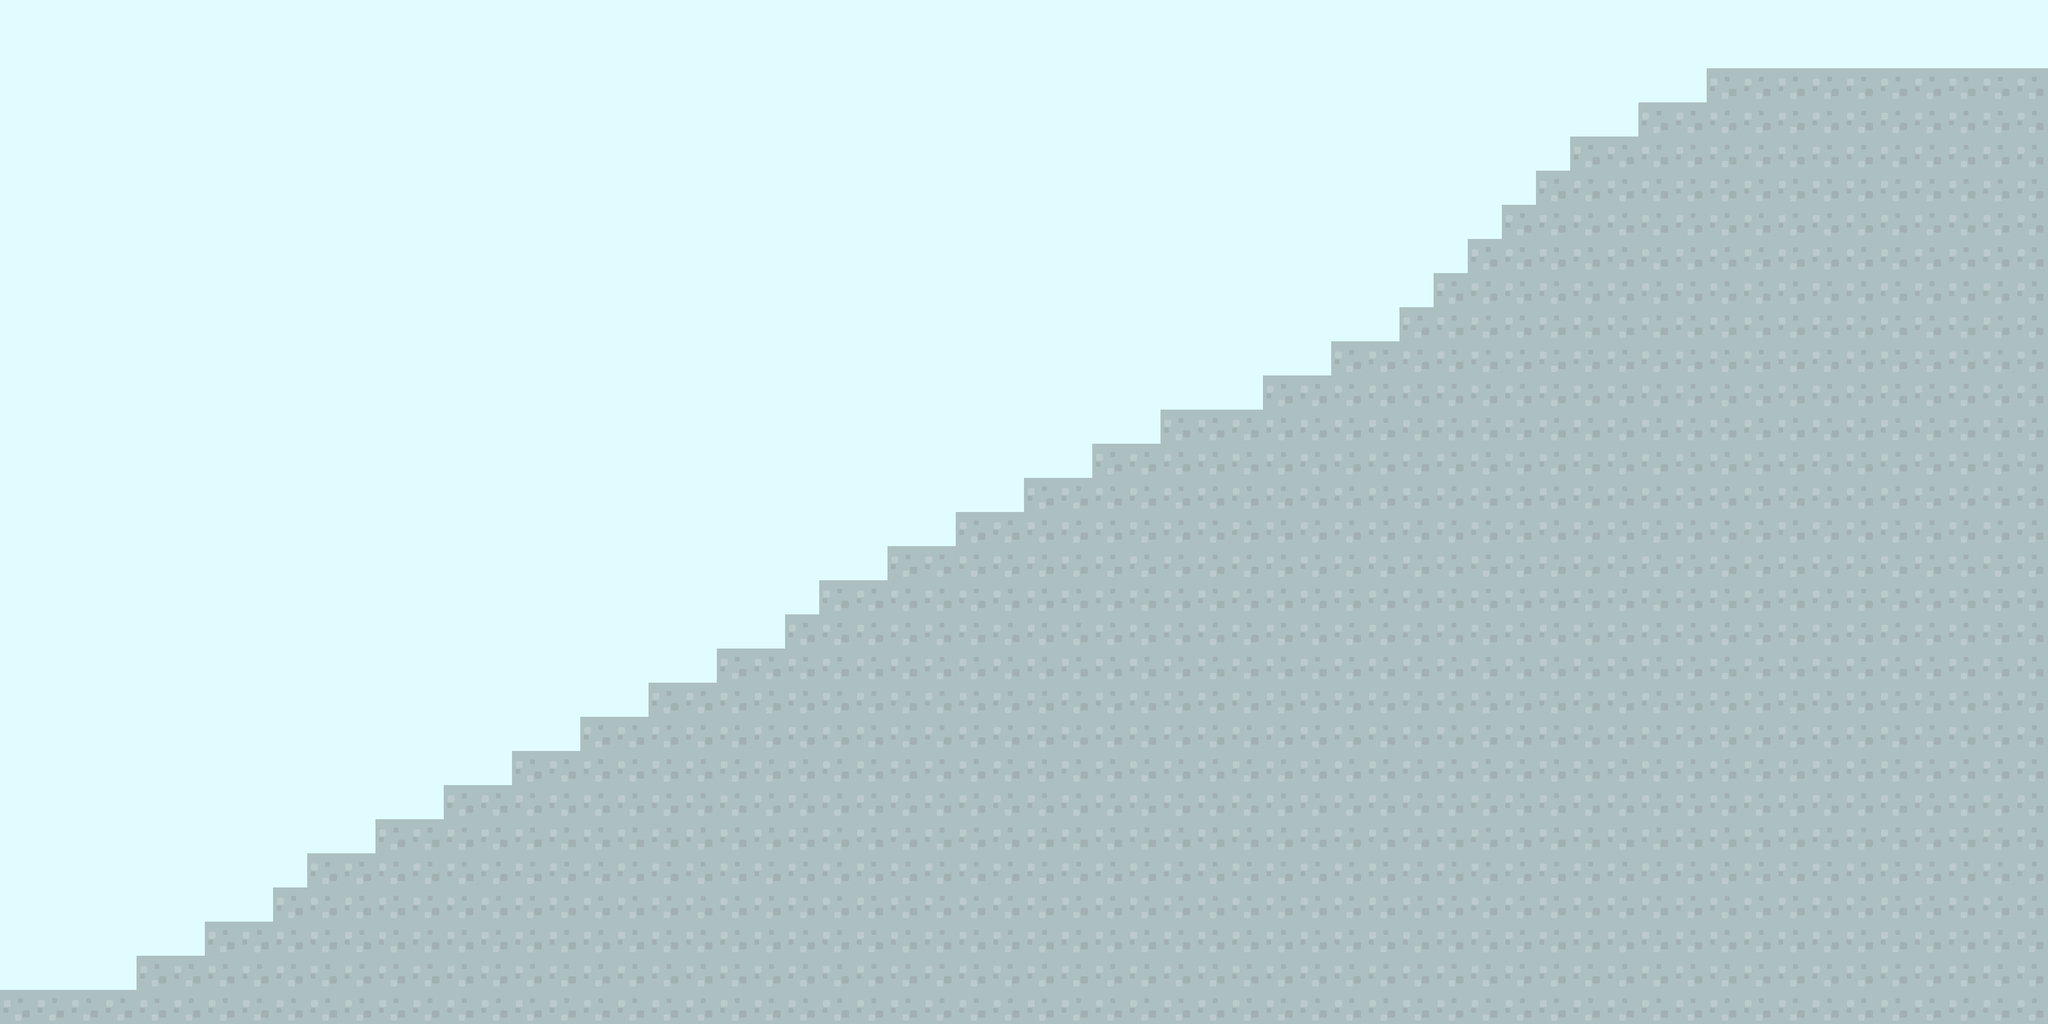

Below is a game level as drawn by its tile map, then a one-line description and the .tmx that defines it (tile-layer data replaced by summaries):
An orthogonal 60x30 tile map with 70x70 px tiles, 2 tile layers (background, collision).

<map version="1.0" orientation="orthogonal" renderorder="right-down" width="60" height="30" tilewidth="70" tileheight="70">
 <tileset firstgid="1" name="tiles_map" tilewidth="70" tileheight="70">
  <image source="../images/tiles_map.png" width="700" height="140" />
 </tileset>
 <layer name="background" width="60" height="30">
  <data>[1800 cells, 1800 non-empty, 1 distinct tile ids]</data>
 </layer>
 <layer name="collision" width="60" height="30">
  <properties>
   <property name="C_Height" value="0,27" />
  </properties>
  <data>[1800 cells, 925 non-empty, 1 distinct tile ids]</data>
 </layer>
</map>
